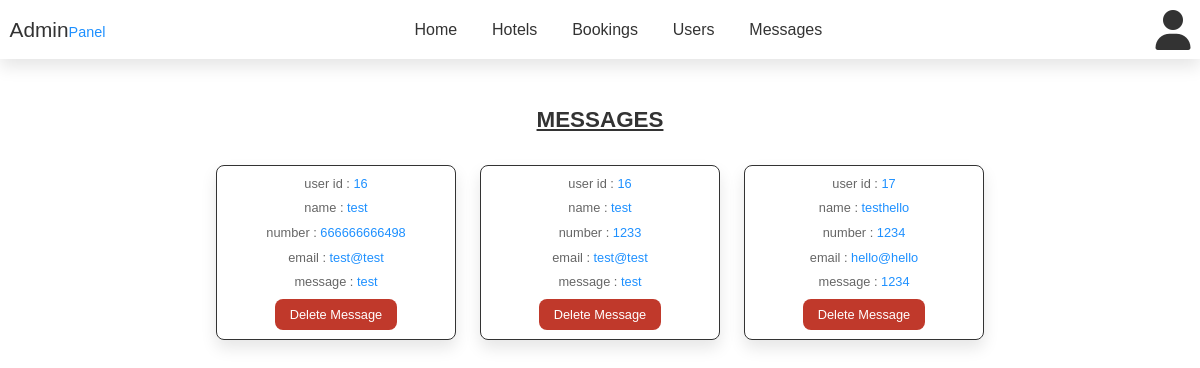
The app's page /pages/admin/admin_messages.php (signed in) with its own data.
### tables this page shows
CREATE TABLE `message` (
  `id` int(100) NOT NULL,
  `user_id` int(100) NOT NULL,
  `name` varchar(100) NOT NULL,
  `email` varchar(100) NOT NULL,
  `number` varchar(12) NOT NULL,
  `message` varchar(500) NOT NULL
);

### model/database.class.php (called while the page is built, shortened)
<?php
class DatabaseConnect{
    public function connect(){
        $this->serverName="localhost";
        $this->userName="root";
        $this->dbPassword="";
        $this->dbName="oop-hotel-booking-app-login-db";
        $conn = new mysqli( $this->serverName ,$this->userName,$this->dbPassword,$this->dbName);
        return $conn;
    }
}
?>

### inc/page_check.php (called while the page is built, shortened)
<?php
include('../../model/database.class.php');
include('../../model/message.class.php');
$messageAdmin = new MessageUserClass();
?>

### model/message.class.php (called while the page is built, shortened)
<?php
class MessageUserClass{
    public function adminMessageSelectAll(){
        $adminMessageSelectAll= "SELECT * FROM `message`";
        return $adminMessageSelectAll;
    }
}
?>

### pages/admin/admin_messages.php (the view, shortened to what this page needs)
<?php
include("../../inc/page_check.php");
include("../../inc/admin/admin_header.php");
include("../../inc/admin/admin_nav.php");
?>
<body>
      <section class="messages">
        <h1 class="title">Messages</h1>
        <div class="box-container">
           <?php
             $select_message = mysqli_query($connect->connect(),$messageAdmin->adminMessageSelectAll()) or die('query failed');
             if(mysqli_num_rows($select_message) > 0){
             while($fetch_message = mysqli_fetch_assoc($select_message)){
           ?>
            <div class="box">
            <p> user id : <span><?php echo $fetch_message['user_id']; ?></span> </p>
            <p> name : <span><?php echo $fetch_message['name']; ?></span> </p>
            <p> number : <span><?php echo $fetch_message['number']; ?></span> </p>
            <p> email : <span><?php echo $fetch_message['email']; ?></span> </p>
            <p> message : <span><?php echo $fetch_message['message']; ?></span> </p>
            <a href="admin_messages.php?delete=<?php echo $fetch_message['id']; ?>" onclick="return confirm('delete this message?');" class="delete-btn">delete message</a>
            </div>
        <?php
        };
    }else{
        echo '<p class="empty">you have no messages!</p>';
     }
        ?>
        </div>
      </section>
</body>
<?php include("../../inc/footer.php"); ?>

### static/assets/css/admin.styles.css (style rules this page uses)
:root { --purple:#8e44ad; --red:#c0392b; --orange:#f39c12; --black:#333; --white:#fff; --light-color:#666; --light-white:#ccc; --light-bg:#f5f5f5; --border:.1rem solid var(--black); --box-shadow:0 .5rem 1rem rgba(0,0,0,.1); --transparent:rgba(255, 255, 255, 0.4); --blue:dodgerblue; --lightBlue:lightBlue; --darkGrey:darkGrey; }
* { font-family: Arial, Helvetica, sans-serif; margin:0; padding:0; box-sizing: border-box; outline: none; border:none; text-decoration: none; transition:all .2s linear; }
body { font-size: 62.5%; overflow-x: hidden; }
.title { text-align: center; margin-bottom: 2rem; text-transform: uppercase; color:var(--black); font-size: 1.4rem; text-decoration: underline; }
section { padding: 3rem 2rem; }
.btn, .option-btn, .delete-btn, .white-btn { display: inline-block; margin-top: 1rem; padding:0.5rem 0.9rem; cursor: pointer; color:var(--white); font-size: 0.8rem; border-radius: .5rem; text-transform: capitalize; }
.delete-btn { background-color: var(--red); }
.messages .box-container { display:grid; grid-template-columns: repeat(auto-fit, 15rem); justify-content: center; gap:1.5rem; max-width:1200px; margin:0 auto; align-items:flex-start; }
.messages .box-container .box { background-color: var(--white); padding:0.6rem; border:var(--border); box-shadow:var(--box-shadow); border-radius:.5rem; text-align: center; }
.messages .box-container .box p { padding-bottom:0.6rem; font-size: 0.8rem; color: var(--light-color); }
.messages .box-container .box p span { color:var(--blue); }
.messages .box-container .box .delete-btn { margin-top: 0; }

### records on screen
message: user "16", name "test", number "666666666498", email "test@test", message "test"
message: user "16", name "test", number "1233", email "test@test", message "test"
message: user "17", name "testhello", number "1234", email "hello@hello", message "1234"
